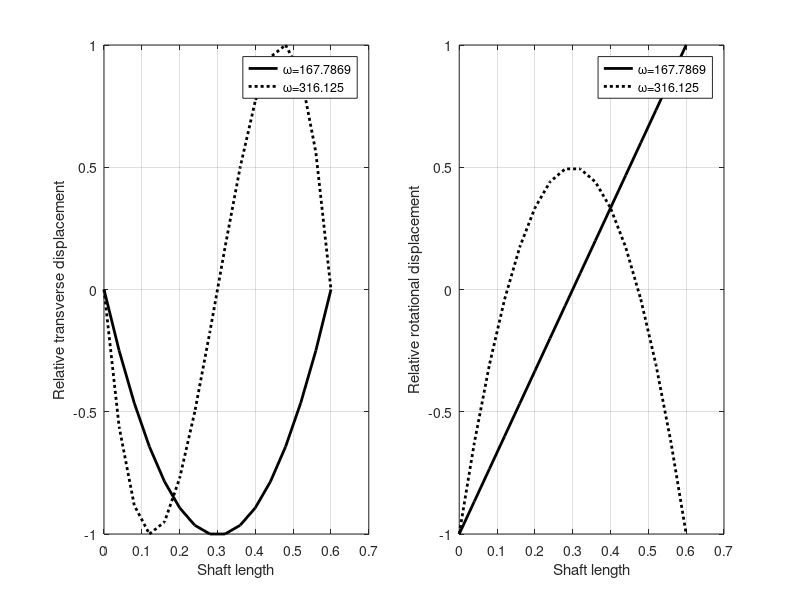

MATLAB code to generate this figure:
clearvars;
clc;

% input
E = 2.1e+11;
d = 0.01;        %shaft dia
rho = 7800;        %shaft density

md1 = 2; % in kg
Id1 = 0.01; %md1*D1^2/15; % in kg-m^2

md2 = 2;
Id2 = 0.01;

mass = [1   md1   Id1;
        2   md2   Id2];  %1st column node 2nd colum mass 3rd column Id

nele = 1;
connect = [1 1 2];   % First Column is element number
                  % Second & Third Column are Nodes (in sequence)
coord = [1 0;       % first column node second column x coodinate
         2 0.6];
       

bc_data = [1, 1;     % First Column is Node number
           2, 1];     % Second column is prescribed local dof
                    % dof 1 for v and 2 for phi

% Mass an stifness matrix

M = zeros(2*(nele+1));
K = zeros(2*(nele+1));

for i= 1:nele
    nd1 = connect(i,2);
    nd2 = connect(i,3);
    x1  = coord(nd1,2);
    x2  = coord(nd2,2);
    l = x2-x1;
    A=pi*d^2/4;
    m(:,:,i) = rho*A*l/420*[156     22*l    54      -13*l;
                            22*l    4*l^2   13*l    -3*l^2;
                            54      13*l    156     -22*l;
                            -13*l   -3*l^2  -22*l   4*l^2];
    if size(mass)>0                    
    if any(mass(:,1)==nd1)      %checking for disc at left node of element
        ii = find(mass(:,1)==nd1);
        m(1,1,i) = m(1,1,i) + mass(ii,2);
        m(2,2,i) = m(2,2,i) + mass(ii,3);
    end
    if i==nele                  % checking for disc at right side of last element
        if any(mass(:,1)==nd2)
            ii = find(mass(:,1)==nd2);
            m(3,3,i) = m(3,3,i) + mass(ii,2);
            m(4,4,i) = m(4,4,i) + mass(ii,3);
        end
    end
    end
       
    I =pi*d^4/64;
   
    k(:,:,i) = E*I/l^3 *[12     6*l     -12     6*l;
                         6*l    4*l^2   -6*l    2*l^2;
                         -12    -6*l    12      -6*l;
                         6*l    2*l^2   -6*l    4*l^2];
                     
    %Assembly
   
    vec = [2*nd1-1, 2*nd1, 2*nd2-1, 2*nd2];
    M(vec,vec) = M(vec,vec)+ m(:,:,i);
    K(vec,vec) = K(vec,vec)+ k(:,:,i);
end

% imposition of boundary condition
supp_dof = [];      % dof to be suppressed.
for i = 1:size(bc_data,1)
    nd = bc_data(i,1);
    dof = bc_data(i,2);
    Gdof = 2*(nd-1)+dof;        %finding the global DOF of given BC
    supp_dof = [supp_dof , Gdof];
   
end

supp_dof = sort(supp_dof);


% Reducing Global matrix (Imposition of Boundary condition)
% ---------------------------------------------------------
K_red = K;
M_red = M;
for i = 1:size(supp_dof,2)
    dof = supp_dof(i);  %Getting the Global DOF of Given BC
    if (dof == 1)       %Loop for reducing global matrix
        K_red = K_red(dof+1:end, dof+1:end);
        M_red = M_red(dof+1:end, dof+1:end);
    elseif (dof == 2*(nele+1))
            K_red = K_red(1:dof-1, 1:dof-1);
            M_red = M_red(1:dof-1, 1:dof-1);
    else
        K_red = K_red([1:dof-1, dof+1:end],[1:dof-1, dof+1:end]);
        M_red = M_red([1:dof-1, dof+1:end],[1:dof-1, dof+1:end]);
    end
    if (i~=size(supp_dof,2))    %for considering the already reduced steps
        supp_dof(i+1:end) = supp_dof(i+1:end)-1;
    end
end

D = K_red\M_red;
[eig_vec,eig_val] = eig(D);
mode = [];
wnf=[];
for i=1:size(eig_val,2)
    if eig_val(i,i)~=0
        wnf = [wnf,sqrt(1/eig_val(i,i))];
        mode = [mode, eig_vec(:,i)];%/max(abs(eig_vec(:,i)))];
    end
end

for i =1:length(wnf)-1      %arranging in asceending order
    if wnf(i)>wnf(i+1)
        temp_wnf = wnf(i);
        wnf(i) = wnf(i+1);
        wnf(i+1) = temp_wnf;
        temp_mode(:,1) = mode(:,i);
        mode(:,i) = mode(:,i+1);
        mode(:,i+1) = temp_mode(:,1);
    end
end
wnf
% updating boundary condition

for i = 1:size(bc_data,1)
    nd = bc_data(i,1);
    dof = bc_data(i,2);
    Gdof = 2*(nd-1)+dof;    %Finding global DOF
    if Gdof ==1
        mode = [zeros(1,size(mode,2));mode];
    else
        mode = [mode((1:Gdof-1),:);zeros(1,size(mode,2));mode((Gdof:end),:)];
    end
end

% Post processing


for i =1:length(wnf)
    x = [];
    v=[];
    phi=[];
    for ii= 1:nele
        nd1 = connect(ii,2);
        nd2 = connect(ii,3);
        x1  = coord(nd1,2);
        x2  = coord(nd2,2);
        l = x2-x1;
        x_n =x1:(x2-x1)/15:x2;
        v_n=[];
        phi_n=[];
        eta = mode(2*nd1-1:2*nd2,i);
        for j =1:length(x_n)
            z = x_n(j)-x1;
            N(1) = 1-(3*z^2/l^2)+(2*z^3/l^3);
            N(2) = z-(2*z^2/l)+(z^3/l^2);
            N(3) = (3*z^2/l^2)-(2*z^3/l^3);          
            N(4) = -(z^2/l)+(z^3/l^2);
            v_n(j) = N*eta;
            dN(1) = (-6*z/l^2)+(6*z^2/l^3);
            dN(2) = 1-(4*z/l)+(3*z^2/l^2);
            dN(3) = (6*z/l^2)-(6*z^2/l^3);
            dN(4) = (-2*z/l)+(3*z^2/l^2);
            phi_n(j) = dN*eta;
        end
        x = [x,x_n];
        v = [v,v_n];
        phi = [phi,phi_n];
    end
    V(:,i) = v'/max(abs(v));
    phi_x(:,i)  = phi'/max(abs(phi));

end

% ploting mode shape upto 4th mode

h = figure(1);
set(gcf, 'Position', get(0,'Screensize'));
subplot(1,2,1)

if(size(V,2) < 4)
    nmode = size(V,2);
else
    nmode = 4;
end


for i = 1:nmode
    if(i ==1)
        plot(x,V(:,i), '-k', 'LineWidth', 2, 'DisplayName',['\omega=',num2str(wnf(i))]);
    elseif (i ==2)
         plot(x,V(:,i), ':k', 'LineWidth', 2, 'DisplayName',['\omega=',num2str(wnf(i))]);
    elseif (i ==3)
         plot(x,V(:,i),'-.k', 'LineWidth', 2, 'DisplayName',['\omega=',num2str(wnf(i))]);
    elseif (i ==4)
         plot(x,V(:,i), '--k', 'LineWidth', 2, 'DisplayName',['\omega=',num2str(wnf(i))]);
    else
         plot(x,V(:,i), 'DisplayName',['\omega=',num2str(wnf(i))]);
    end
         
         
    hold on;
end
grid on;
%title ('Relative Transverse displacement with shaft length','fontsize',16);
ylabel('Relative transverse displacement');
xlabel('Shaft length');
legend('show');
hold on
subplot(1,2,2)
for i = 1:nmode
    if (i == 1)
        plot(x,phi_x(:,i), '-k' , 'LineWidth', 2,'DisplayName',['\omega=',num2str(wnf(i))]);
    elseif (i == 2)
        plot(x,phi_x(:,i), ':k' , 'LineWidth', 2,'DisplayName',['\omega=',num2str(wnf(i))]);
    elseif (i == 3)
        plot(x,phi_x(:,i), '-.k' , 'LineWidth', 2,'DisplayName',['\omega=',num2str(wnf(i))]);
    elseif (i == 2)
        plot(x,phi_x(:,i), '--k' , 'LineWidth', 2,'DisplayName',['\omega=',num2str(wnf(i))]);
    else
        plot(x,phi_x(:,i), ':k' , 'LineWidth', 2,'DisplayName',['\omega=',num2str(wnf(i))]);
    end
        hold on;
end
grid on;
%title ('Relative Rotational displacement with shaft legth','fontsize',16);
ylabel('Relative rotational displacement');
xlabel('Shaft length');
legend('show');
hold on
saveas(h,'Ch9_Q14_FEM','png');

% print solution
fid = fopen('Ch9_Q14_FEM.txt','w');
fprintf(fid,'Transverse Vibration - FEM\n\n');
fprintf(fid,'Number of Elements = %d\n',nele);
fprintf(fid,'Density of Shaft = %d\n',rho);

if(nele <= 6)
for i=1:nele
    fprintf(fid,'Element-%d\n',i);
    fprintf(fid,'----------\n\n');
    fprintf(fid,'Mass Matrix [M]%d\n',i);
    for ii = 1:4
        for jj=1:4
            fprintf(fid,'%.2f\t',m(ii,jj,i));
        end
        fprintf(fid,'\n');
    end
    fprintf(fid,'\n');
    fprintf(fid,'Stiffness matrix [K]%d\n',i);
    for ii = 1:4
        for jj=1:4
            fprintf(fid,'%.2f\t',k(ii,jj,i));
        end
        fprintf(fid,'\n');
    end
    fprintf(fid,'\n');
end
fprintf(fid,'Global Mass matrix [M]\n');
for ii = 1:2*(nele+1)
    for jj=1:2*(nele+1)
        fprintf(fid,'%.2e\t',M(ii,jj));
    end
    fprintf(fid,'\n');
end
fprintf(fid,'\n');
fprintf(fid,'Global Stiffness matrix [K]\n');
for ii = 1:2*(nele+1)
    for jj=1:2*(nele+1)
        fprintf(fid,'%.2e\t',K(ii,jj));
    end
    fprintf(fid,'\n');
end
fprintf(fid,'\n');
fprintf(fid,'Global Mass matrix after applying boundary condition [M]\n');
for ii = 1:size(M_red,1)
    for jj=1:size(M_red,2)
        fprintf(fid,'%.2e\t',M_red(ii,jj));
    end
    fprintf(fid,'\n');
end
fprintf(fid,'\n');
fprintf(fid,'Global Stiffness matrix after applying boundary condition [K]\n');
for ii = 1:size(K_red,1)
    for jj=1:size(K_red,2)
        fprintf(fid,'%.2e\t',K_red(ii,jj));
    end
    fprintf(fid,'\n');
end
fprintf(fid,'\n');
fprintf(fid,'A = [K]^-1 [M]\n');
for ii = 1:size(K_red,1)
    for jj=1:size(K_red,2)
        fprintf(fid,'%.2e\t',D(ii,jj));
    end
    fprintf(fid,'\n');
end
fprintf(fid,'\n');
fprintf(fid,'Natural frequencies\n');
fprintf(fid,'%.2f\n',wnf);
fprintf(fid,'Relative transverse displacement at each node\n');
for ii= 1:2:size(mode,1)
    for jj = 1:length(wnf)
        fprintf(fid,'%.4f\t',mode(ii,jj));
    end
    fprintf(fid,'\n');
end
fprintf(fid,'Relative Rotational displacement at each node\n');
for ii= 2:2:size(mode,1)
    for jj = 1:length(wnf)
        fprintf(fid,'%.4f\t',mode(ii,jj));
    end
    fprintf(fid,'\n');
end
end
fclose(fid);